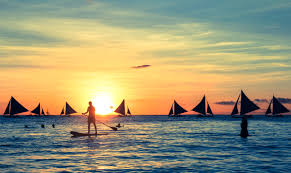
#> input picture Opencv_ile_goruntu_isleme/media/manzara_constrat.jpg, 291 x 173 px
$ jupyter execute goruntu_esikleme.ipynb
#> lines starting #> are read from the running program, lines starting #| are printed output that depends on the picture; after the words box and inside, x2 and y2 are one past the last pixel; in counts of white or black regions, pixels touching at a corner belong together
[cell 1]
import cv2
import numpy as np
import matplotlib.pyplot as plt

[cell 2]
img = cv2.imread("media/manzara_constrat.jpg")
#> img is the input picture: shape (173, 291, 3); mean B, G, R 119.2, 150.7, 156.1
img = cv2.cvtColor(img,cv2.COLOR_BGR2GRAY) #resmi siyah beyaza cevirir
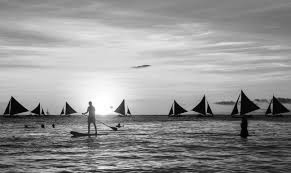
#> img: shape (173, 291); min 0, max 255, mean 148.7

#siyahlar 0 beyazlar 255


plt.figure() #yeni bir figure olusturur
plt.imshow(img,cmap="gray") #resmi gri gosterir
plt.axis("off") #eksenleri kapatir
plt.show()

[cell 3]
##esikleme

#60 degerin altindaki pikselleri 0 yapar ustundekileri 255 yapar

#THRESH_BINARY_INV tersini alir
_,thresh = cv2.threshold(img, thresh=60 , maxval=255 ,type=cv2.THRESH_BINARY)
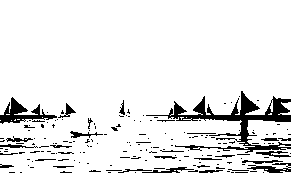
#> thresh: shape (173, 291); 90.6% white; 176 black regions (147 under 20 px), largest, box (x1, y1, x2, y2) and area: (146, 91, 291, 153) 2102, (0, 97, 57, 124) 563, (247, 163, 291, 173) 205

plt.figure() #yeni bir figure olusturur
plt.imshow(thresh, cmap="gray") #resmi gri gosterir
plt.axis("off") #eksenleri kapatir
plt.show()

[cell 4]
#uyarlamali esik degeri belirleme

thresh_img = cv2.adaptiveThreshold(img, 255, cv2.ADAPTIVE_THRESH_MEAN_C , cv2.THRESH_BINARY,11,8) #11 komsuluk 8 esik degeri
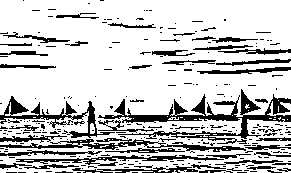
#> thresh_img: shape (173, 291); 78% white; 276 black regions (223 under 20 px), largest, box (x1, y1, x2, y2) and area: (98, 89, 291, 144) 2556, (0, 96, 115, 138) 1056, (0, 138, 246, 152) 1004

plt.figure() #yeni bir figure olusturur
plt.imshow(thresh_img, cmap="gray") #resmi gri gosterir
plt.axis("off") #eksenleri kapatir
plt.show()

$ run again, with Opencv_ile_goruntu_isleme/media/hayvan.jpg copied over Opencv_ile_goruntu_isleme/media/manzara_constrat.jpg
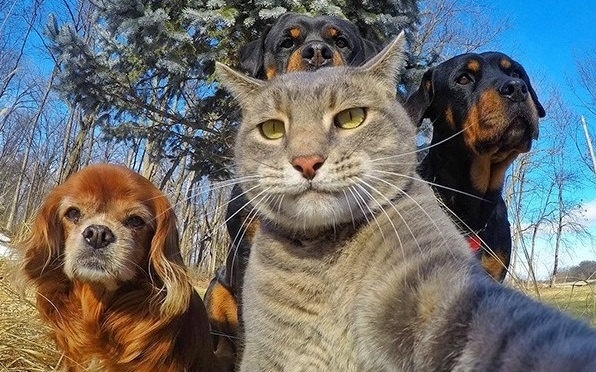
#> input picture Opencv_ile_goruntu_isleme/media/hayvan.jpg, 596 x 372 px
#> img is the input picture: shape (372, 596, 3); mean B, G, R 110.1, 111.4, 109.2
#> img: shape (372, 596)
#> `_,thresh = cv2.threshold(img, thresh=60 , maxval=255 ,type=cv2.THRESH_..`:
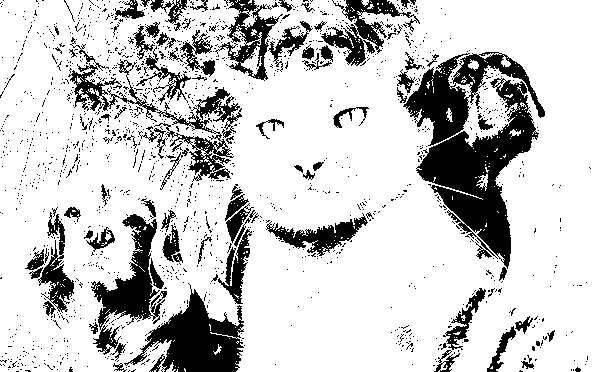
#> thresh: shape (372, 596); 79.5% white; 1518 black regions (1426 under 20 px), largest, box (x1, y1, x2, y2) and area: (416, 78, 539, 269) 8620, (124, 283, 244, 372) 4765, (403, 52, 545, 146) 4479
#> `thresh_img = cv2.adaptiveThreshold(img, 255, cv2.ADAPTIVE_THRESH_MEAN_..`:
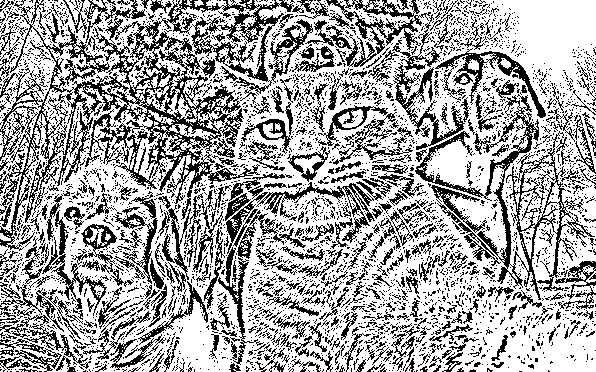
#> thresh_img: shape (372, 596); 65.5% white; black in thin lines or dots

$ run again, with Opencv_ile_goruntu_isleme/media/manzara1.jpg copied over Opencv_ile_goruntu_isleme/media/manzara_constrat.jpg
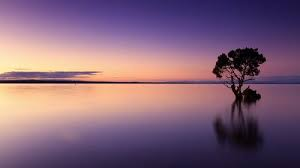
#> input picture Opencv_ile_goruntu_isleme/media/manzara1.jpg, 300 x 168 px
#> img is the input picture: shape (168, 300, 3); mean B, G, R 119.5, 98.9, 130.5
#> img: shape (168, 300)
#> `_,thresh = cv2.threshold(img, thresh=60 , maxval=255 ,type=cv2.THRESH_..`:
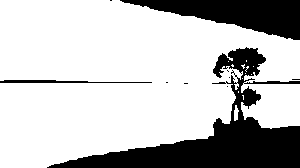
#> thresh: shape (168, 300); 75.1% white; 10 black regions (7 under 20 px), largest, box (x1, y1, x2, y2) and area: (47, 47, 300, 168) 8486, (120, 0, 300, 40) 3752, (0, 80, 152, 83) 292
#> `thresh_img = cv2.adaptiveThreshold(img, 255, cv2.ADAPTIVE_THRESH_MEAN_..`:
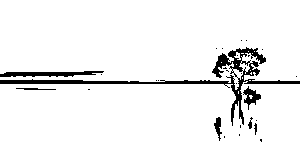
#> thresh_img: shape (168, 300); 94.5% white; 28 black regions (21 under 20 px), largest, box (x1, y1, x2, y2) and area: (0, 47, 300, 126) 1947, (0, 71, 104, 77) 404, (243, 86, 261, 110) 180
